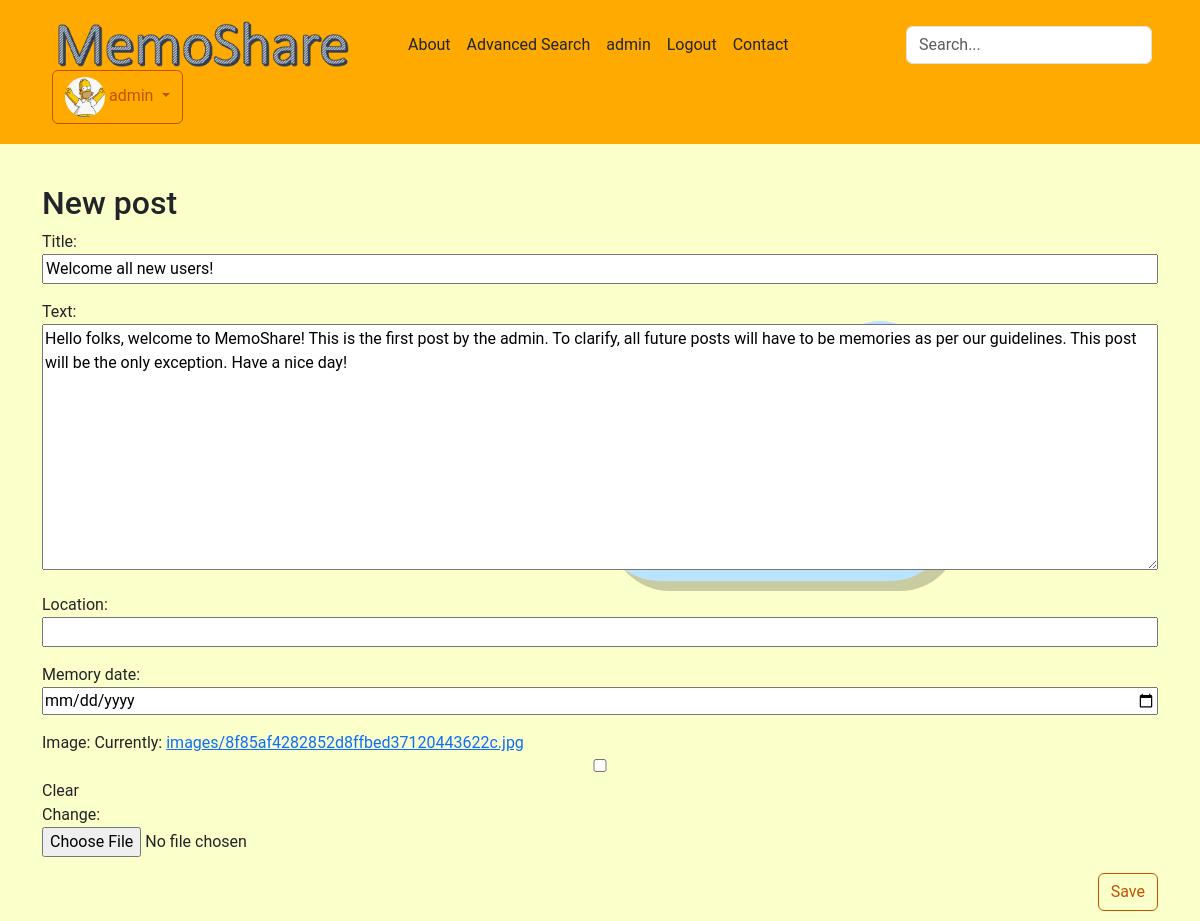
Screenshot of /post/1/edit/ (signed in) with the database file from the repository.
### blog/models.py (models this page shows, shortened)
class Profile(models.Model):
    user = models.OneToOneField(User, on_delete=models.CASCADE)
    name = models.CharField(max_length=155, null=True, blank=True)
    bio = models.TextField(max_length=1000, blank=True)
    location = models.CharField(max_length=100, blank=True, null=True)
    birthdate = models.DateField(null=True, blank=True)
    follows = models.ManyToManyField("self", blank=True, symmetrical=False, related_name="followers")
    avatar = models.ImageField(default='profile_pics/default.png',  upload_to='profile_pics/')

class Post(models.Model):
    author = models.ForeignKey(User, on_delete=models.CASCADE)
    title = models.CharField(max_length=100)
    text = models.TextField(max_length=30000)
    posted_date = models.DateTimeField(default=timezone.now)
    memory_date = models.DateTimeField(blank=True, null=True)
    location = models.CharField(max_length=100, blank=True, null=True)
    tags = TaggableManager(blank=True)
    likes = models.ManyToManyField(get_user_model(), related_name='liked_posts', through='Like')
    image = models.ImageField(null=True, blank=True, upload_to="images/")

### blog/views.py (the view)
# urls.py: path('post/<int:pk>/edit/', views.post_edit, name='post_edit'),
@login_required
def post_edit(request, pk):
    post = get_object_or_404(Post, pk=pk)
    if request.method == "POST":
        form = PostForm(request.POST, request.FILES, instance=post)
        if form.is_valid():
            post = form.save(commit=False)
            post.author = request.user
            post.save()
            form.save_m2m()
            return redirect('post_detail', pk=post.pk)
    else:
        form = PostForm(instance=post)
    return render(request, 'blog/post_edit.html', {'form': form})

### blog/forms.py
class PostForm(forms.ModelForm):
    class Meta:
        model = Post
        fields = ("title", "text", "tags", "location", "memory_date", "image")
        widgets = {
            'memory_date': DateInput(),
        }

### blog/templates/blog/post_edit.html (shortened to what this page needs)
{% extends 'blog/base.html' %}
{% block content %}
    <h2>New post</h2>
    <form method="POST" class="post-form" enctype="multipart/form-data">
        {{ form.as_p }}
        <button type="submit" class="save btn btn-secondary">Save</button>
    </form><br><br>
{% endblock %}

### blog/templates/blog/base.html (shortened to what this page needs)
{% load static %}
{% load easy_maps_tags %}
<!DOCTYPE html>
<html>
    <head>
        <link href="https://cdn.jsdelivr.net/npm/bootstrap@5.3.0-alpha3/dist/css/bootstrap.min.css" rel="stylesheet">
        <link rel="stylesheet" href="{% static 'css/blog.css' %}">
        <link rel="stylesheet" href="https://unpkg.com/leaflet@1.7.1/dist/leaflet.css"/>
        <link href="{% static "css/headers.css" %}" rel="stylesheet">
    </head>
    <body>
        <link rel="stylesheet" href="{% static 'css/body.css' %}">
        <header class="page-header">
            <div class="container">
                <div class="d-flex flex-wrap align-items-center justify-content-center justify-content-lg-start">
                  <a href="/"><img src="{% static "MemoShareLogo2.png" %}" width="300" height="50"></a>
                  <a href="/" class="d-flex align-items-center mb-2 mb-lg-0 text-dark text-decoration-none">
                    <svg class="bi me-2" width="40" height="32" role="img" aria-label="Bootstrap"><use xlink:href="#bootstrap"/></svg>
                  </a>
                  <ul class="nav col-12 col-lg-auto me-lg-auto mb-2 align-items-center mb-md-0">
                    <li><a href="/about" class="nav-link px-2 link-dark">About</a></li>
                    <li><a href="/search" class="nav-link px-2 link-dark">Advanced Search</a></li>
                    {% if user.is_authenticated %}
                      <li><a href="/user/{{ user.username }}" class="nav-link px-2 link-dark">{{ user.username }}</a></li>
                      <li><a href="/logout" class="nav-link px-2 link-dark">Logout</a></li>
                    {% else %}
                      <li><a href="/login" class="nav-link px-2 link-dark">Login</a></li>
                      <li><a href="/register" class="nav-link px-2 link-dark">Register</a></li>
                    {% endif %}
                      <li><a href="/contact" class="nav-link px-2 link-dark">Contact</a></li>
                  </ul>
                  <form class="col-12 col-lg-auto mb-3 mb-lg-0 me-lg-3" action="/search" method="get">
                    <input type="search" class="form-control"  name="query" value="{{ query }}" placeholder="Search...">
                  </form>
                  {% if user.is_authenticated %}
                    <div class="dropdown">
                      <button class="btn btn-secondary dropdown-toggle" type="button" id="dropdownMenuButton" data-bs-toggle="dropdown" aria-haspopup="true" aria-expanded="false">
                        <img src="{{ user.profile.avatar.url }}" alt="mdo" width="40" height="40" class="rounded-circle">  {{ user.username }}
                      </button>
                    </div>
                  {% endif %}
                </div>
              </div>
        </header>
        <main class="container">
            <div class="row">
                <div class="col">
                {% block content %}
                {% endblock %}
                </div>
            </div>
        </main>
    </body>
</html>

### blog/static/css/blog.css (style rules this page uses)
.page-header { background-color: #ffaa00; margin-top: 0; margin-bottom: 40px; padding: 20px 20px 20px 40px; }
h1, h2, h3, h4 { font-family: 'Roboto'; }
.save { float: right; }
.post-form textarea, .post-form input { width: 100%; }
.btn-secondary, .btn-secondary:visited { color: #C25100; background: none; border-color: #C25100; }

### blog/static/css/headers.css (style rules this page uses)
.bi { vertical-align: -.125em; fill: currentColor; }
.dropdown-toggle { outline: 0; }

### blog/static/css/body.css (style rules this page uses)
body { background-color: rgb(251, 255, 201); font-family: "Roboto"; }

### rows the page displays
Post: title "Welcome all new users!", text "Hello folks, welcome to MemoShare! This is the first post by the admin. To clarify, all future posts will have to be memories as per our guidelines. This post will be the only exception. Have a nice day!"

### other values shown
{{ user.username }} "admin"
